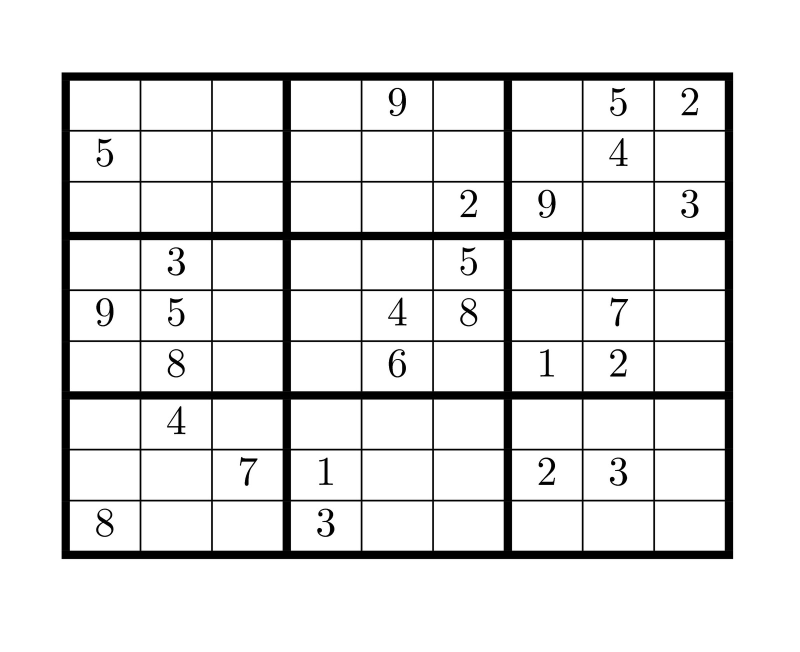
#> input picture CV/hough/test.jpg, 1600 x 1303 px (shown at 1/2 size)
$ python hough.py test.jpg res.jpg res.txt 0.01 1 10 1 0.01
#> lines starting #> are read from the running program, lines starting #| are printed output that depends on the picture; after the words box and inside, x2 and y2 are one past the last pixel; in counts of white or black regions, pixels touching at a corner belong together
import sys, os.path, cv2, numpy as np
import matplotlib.pyplot as plt

def show(img):
    plt.imshow(img)
    plt.show()

def show_hough_line(img, accumulator, thetas, rhos, save_path=None):
    import matplotlib.pyplot as plt

    fig, ax = plt.subplots(1, 2, figsize=(10, 10))

    ax[0].imshow(img)
    ax[0].set_title('Input image')
    ax[0].axis('image')

    ax[1].imshow(
        accumulator, cmap='jet',
        extent=[np.rad2deg(thetas[-1]), np.rad2deg(thetas[0]), rhos[-1], rhos[0]])
    ax[1].set_aspect('equal', adjustable='box')
    ax[1].set_title('Hough transform')
    ax[1].set_xlabel('Angles (degrees)')
    ax[1].set_ylabel('Distance (pixels)')
    ax[1].axis('image')

    # plt.axis('off')
    if save_path is not None:
        plt.savefig(save_path, bbox_inches='tight')
    plt.show()

def gradient_img(img: np.ndarray) -> np.ndarray:
    hor_grad = (img[1:, :] - img[:-1, :])[:, :-1]
    ver_grad = (img[:, 1:] - img[:, :-1])[:-1:, :]
    magnitude = np.sqrt(hor_grad ** 2 + ver_grad ** 2)
    return magnitude


def hough_transform(img: np.ndarray, theta: float, rho: float) -> (np.ndarray, list, list):

    height, width = img.shape
    diag_len = np.ceil(np.sqrt(height ** 2 + width ** 2))
    rhos = np.arange(-diag_len, diag_len + 1, rho)
    thetas = np.deg2rad(np.arange(-90, 90, round(np.rad2deg(theta))))

    H = np.zeros((len(rhos), len(thetas)), dtype=np.uint64)
    are_edges = img > 5

    y_idxs, x_idxs = np.nonzero(are_edges)
    for i in range(len(x_idxs)):
        x = x_idxs[i]
        y = y_idxs[i]
        """for y in range(height):
            for x in range(width):"""
        for t_idx in range(len(thetas)):
            # Calculate rho. diag_len is added for a positive index
            rho_ = diag_len + int(round(x * np.cos(thetas[t_idx]) + y * np.sin(thetas[t_idx])))
            H[int(round(rho_/rho)), t_idx] += img[y, x]
    return H, thetas, rhos


def get_lines(img, ht_map: np.ndarray, n_lines: int,thetas: np.ndarray, rhos: np.ndarray,
              min_delta_rho: float, min_delta_theta: float) -> list:
    res_thetas = []
    res_ros = []
    res = []

    ht_map_flat = np.ravel(ht_map)
    ind = np.argsort(ht_map_flat, axis=None)[::-1]
    H1_idx = np.unravel_index(ind, ht_map.shape)

    for (i,j) in zip(H1_idx[0], H1_idx[1]):
        rho, theta = rhos[i], thetas[j]
        if not res_thetas and not res_ros:
            res_thetas.append(theta)
            res_ros.append(rho)
        if (min(np.abs(np.array(res_thetas) - theta)) > min_delta_theta
                and min(np.abs(np.array(res_ros) - rho)) > min_delta_rho):
            res_thetas.append(theta)
            res_ros.append(rho)

        if len(res_thetas) == n_lines:
            break
    """while len(ros_thetas) != n_lines:
        idx = np.argmax(ht_map)  # find argmax in flattened array
        H_idx = np.unravel_index(idx, ht_map.shape)  # remap to shape of H
        # print (H_idx[0])
        rho, theta = rhos[H_idx[0]], thetas[H_idx[1]]

        if not ros_thetas or (np.abs(ros_thetas[-1][0] - rho) > min_delta_rho and np.abs(ros_thetas[-1][1] - theta) > min_delta_theta):
            ros_thetas.append((rho, theta))
            print(ht_map[H_idx[0], H_idx[1]])
            ht_map[H_idx[0], H_idx[1]] = 0"""

    for rho, theta in zip(res_ros, res_thetas):
        a = np.cos(theta)
        b = np.sin(theta)
        k = -a/(b + 0.001)
        b = rho/(b + 0.001)
        res.append((k,b))

    # show lines
    for i in range(0, len(res_thetas)):
        rho = res_ros[i]
        theta = res_thetas[i]
        a = np.cos(theta)
        b = np.sin(theta)
        x0 = a * rho
        y0 = b * rho
        pt1 = (int(x0 + 1000 * (-b)), int(y0 + 1000 * (a)))
        pt2 = (int(x0 - 1000 * (-b)), int(y0 - 1000 * (a)))
        cv2.line(img, pt1, pt2, (0, 0, 255), 1, cv2.LINE_AA)
    show_hough_line(img, ht_map, thetas, rhos, save_path=None)
    return res


# python hough.py test.jpg res.jpg res.txt 0.01 1 10 1 0.01
def main():
    assert len(sys.argv) == 9
    src_path, dst_ht_path, dst_lines_path, theta, rho, \
        n_lines, min_delta_rho, min_delta_theta = sys.argv[1:]

    theta = float(theta)
    assert theta > 0.0

    rho = float(rho)
    assert rho > 0.0

    n_lines = int(n_lines)
    assert n_lines > 0

    min_delta_rho = float(min_delta_rho)
    assert min_delta_rho > 0.0

    min_delta_theta = float(min_delta_theta)
    # assert min_delta_theta > 0.0

    assert os.path.exists(src_path)

    img = cv2.imread(src_path, cv2.IMREAD_GRAYSCALE)
#> img is the input picture: shape (1303, 1600); min 0, max 255, mean 229.4
    # for faster computations
    img = cv2.resize(img, (128, 128))
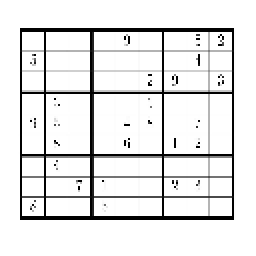
#> img: shape (128, 128) (shown 2 times larger); min 0, max 255, mean 230.7
    assert img is not None

    gradient = gradient_img(img.astype(float))
#> in gradient_img, `hor_grad = (img[1:, :] - img[:-1, :])[:, :-1]`:
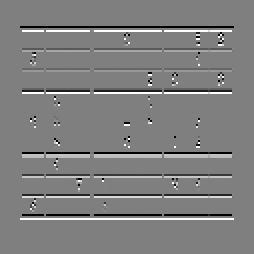
#> hor_grad: shape (127, 127) float64 (shown 2 times larger); min -255, max 255, mean 0; drawn with min black and max white
#> in gradient_img, `ver_grad = (img[:, 1:] - img[:, :-1])[:-1:, :]`:
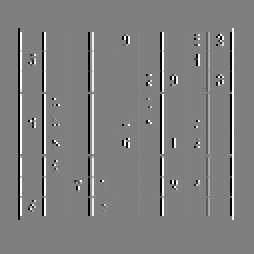
#> ver_grad: shape (127, 127) float64 (shown 2 times larger); min -255, max 255, mean 0; drawn with min black and max white
#> in gradient_img, `magnitude = np.sqrt(hor_grad ** 2 + ver_grad ** 2)`:
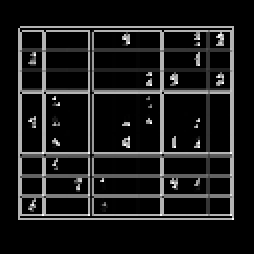
#> magnitude: shape (127, 127) float64 (shown 2 times larger); min 0, max 360.6, mean 37.7; drawn with min black and max white

    ht_map, thetas, rhos = hough_transform(gradient, theta, rho)
#> in hough_transform, `are_edges = img > 5`:
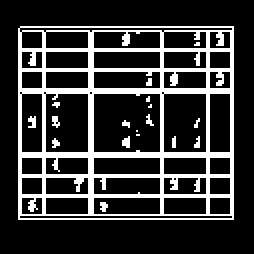
#> are_edges: shape (127, 127) bool (shown 2 times larger); 20.8% white in thin lines or dots, all inside (x1, y1, x2, y2) = (9, 13, 117, 110)
#> in hough_transform, `y_idxs, x_idxs = np.nonzero(are_edges)`: y_idxs = 3355 values from 13 to 109; x_idxs = 3355 values, max 116 at index 106, min 9 at index 107, mean 62.38
#> after the loop in hough_transform, `for i in range(len(x_idxs)):`:
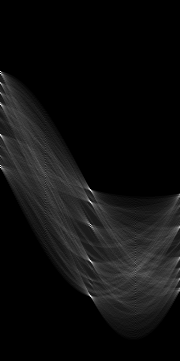
#> H: shape (361, 180) uint64; min 0, max 27644, mean 1676.8; drawn with min black and max white
#> thetas = 180 values from -1.57 to 1.55; rhos = 361 values from -180 to 180
    # show hough space plot
    show_hough_line(img, ht_map, thetas, rhos, dst_ht_path)

    lines = get_lines(img,  ht_map, n_lines, thetas,
                      rhos, min_delta_rho, min_delta_theta)
#> in get_lines, `H1_idx = np.unravel_index(ind, ht_map.shape)`: H1_idx = 64980 positions, rows 0 to 360, columns 0 to 179
#> the loop in get_lines, `for (i,j) in zip(H1_idx[0], H1_idx[1]):` made 59 passes
#> (i, j, rho, theta) on passes 1 to 12: (73, 0, -107, -1.57), (71, 0, -109, -1.57), (104, 0, -76, -1.57), (167, 0, -13, -1.57), (165, 0, -15, -1.57), (134, 0, -46, -1.57), (296, 90, 116, 0), (189, 90, 9, 0), (295, 90, 115, 0), (224, 90, 44, 0), (201, 90, 21, 0), (260, 90, 80, 0)
#> after the loop in get_lines, `for (i,j) in zip(H1_idx[0], H1_idx[1]):`: res_ros = [-107, 116, 114, -44, 47, 11, 82, 20, 79, -75]; res_thetas = [-1.57, 0, -0.0175, -1.55, 1.55, 0.0175, 0.0349, -0.0349, 1.54, -1.54]
#> the loop in get_lines, `for rho, theta in zip(res_ros, res_thetas):` made 10 passes
#> (rho, theta, a, b, k) on passes 1 to 10: (-107, -1.57, 6.12e-17, 107.1, 6.13e-17), (116, 0, 1, 116000, -1000), (114, -0.0175, 1, -6929.1, 60.77), (-44, -1.55, 0.0175, 44.05, 0.0175), (47, 1.55, 0.0175, 46.96, -0.0174), (11, 0.0175, 1, 596.1, -54.19), (82, 0.0349, 0.999, 2284.2, -27.84), (20, -0.0349, 0.999, -590, 29.48), (79, 1.54, 0.0349, 78.97, -0.0349), (-75, -1.54, 0.0349, 75.12, 0.035)
#> after the loop in get_lines, `for rho, theta in zip(res_ros, res_thetas):`: res = [(6.13e-17, 107.1), (-1000, 116000), (60.77, -6929.1), (0.0175, 44.05), (-0.0174, 46.96), (-54.19, 596.1), (-27.84, 2284.2), (29.48, -590), (-0.0349, 78.97), (0.035, 75.12)]
#> the loop in get_lines, `for i in range(0, len(res_thetas)):` made 10 passes
#> (rho, theta, a, b, x0, y0, pt1, pt2) on passes 1 to 10: (-107, -1.57, 6.12e-17, -1, -6.55e-15, 107, (1000, 107), (-1000, 106)), (116, 0, 1, 0, 116, 0, (116, 1000), (116, -1000)), (114, -0.0175, 1, -0.0175, 114, -1.99, (131, 997), (96, -1001)), (-44, -1.55, 0.0175, -1, -0.768, 43.99, (999, 61), (-1000, 26)), (47, 1.55, 0.0175, 1, 0.82, 46.99, (-999, 64), (1000, 29)), (11, 0.0175, 1, 0.0175, 11, 0.192, (-6, 1000), (28, -999)), (82, 0.0349, 0.999, 0.0349, 81.95, 2.86, (47, 1002), (116, -996)), (20, -0.0349, 0.999, -0.0349, 19.99, -0.698, (54, 998), (-14, -1000)), (79, 1.54, 0.0349, 0.999, 2.76, 78.95, (-996, 113), (1002, 44)), (-75, -1.54, 0.0349, -0.999, -2.62, 74.95, (996, 109), (-1002, 40))
#> after the loop in get_lines, `for i in range(0, len(res_thetas)):`:
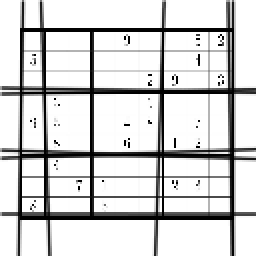
#> img: shape (128, 128) (shown 2 times larger); 14.89% of pixels changed, all inside (x1, y1, x2, y2) = (0, 0, 128, 128)
#> lines has the same summary as res in get_lines

    with open(dst_lines_path, 'w') as fout:
        for line in lines:
            fout.write(f'{line[0]:.3f}, {line[1]:.3f}\n')
#> this loop made 10 passes


if __name__ == '__main__':
    main()
